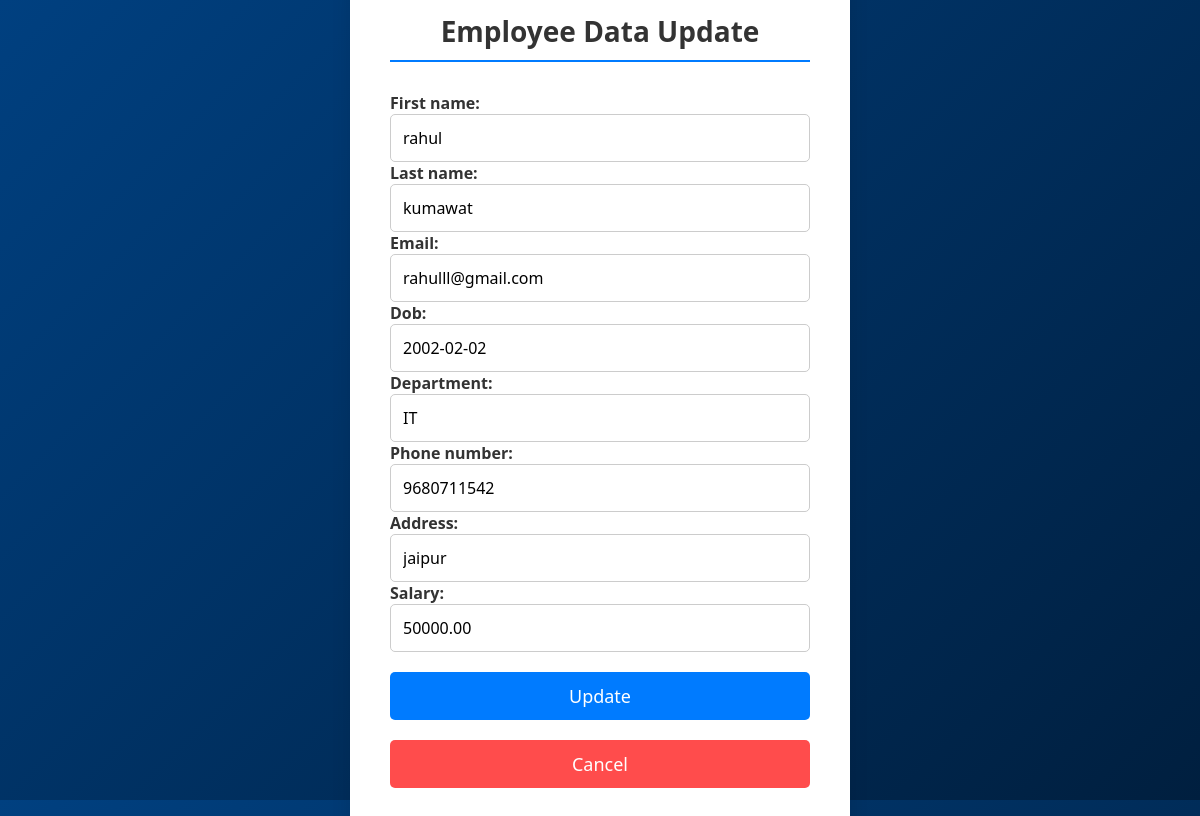
The app's page /employee_update/15/ with its own data.
### apps/management/models.py (models this page shows)
class Employee(DateTimeModel):
    first_name = models.CharField(max_length=30)
    last_name = models.CharField(max_length=30)
    email = models.EmailField(null=True, max_length=30)
    dob = models.DateField(null=True)
    department = models.CharField(max_length=50)
    phone_number = models.CharField(max_length=15, null=True, blank=True)
    address = models.CharField(null=True, blank=True,max_length=40)
    salary = models.DecimalField(max_digits=10, decimal_places=2, null=True, blank=True)

### apps/management/views.py (the view)
# urls.py: path('employee_update/<int:pk>/', EmployeeUpdateView.as_view(), name='employee_update'),
class EmployeeUpdateView(UpdateView):
    model = Employee
    fields = ['first_name', 'last_name', 'email', 'dob', 'department', 'phone_number', 'address', 'salary']
    template_name = 'employee_update.html'
    success_url = reverse_lazy('employee_list')

### templates/employee_update.html (shortened to what this page needs)
<!DOCTYPE html>
<html lang="en">
<head>
</head>
<body>
    <div class="form-container">
        <h2>Employee Data Update</h2>
        <form method="post">
            <div class="form-group">
                {{ form.as_p }}
            </div>
            <button type="submit">Update</button>
        </form>
        <a href="{% url 'employee_list' %}" class="btn-cancel">Cancel</a>
    </div>
</body>
</html>

### templates/employee_update.html (style rules this page uses)
* { margin: 0; padding: 0; box-sizing: border-box; font-family: 'Segoe UI', Tahoma, Geneva, Verdana, sans-serif; }
body { display: flex; justify-content: center; align-items: center; height: 100vh; background: linear-gradient(135deg, #004080, #001f3f); }
.form-container { background: #ffffff; padding: 40px; border-radius: 10px; box-shadow: 0 10px 20px rgba(0, 0, 0, 0.1); max-width: 500px; width: 100%; }
h2 { margin-bottom: 30px; color: #333; font-size: 28px; text-align: center; font-weight: bold; border-bottom: 2px solid #007bff; padding-bottom: 10px; }
form { display: flex; flex-direction: column; }
.form-group { margin-bottom: 20px; }
label { margin-bottom: 8px; color: #333; font-size: 16px; font-weight: bold; }
input, select, textarea { width: 100%; padding: 12px; border: 1px solid #ccc; border-radius: 5px; font-size: 16px; transition: border-color 0.3s, box-shadow 0.3s; }
button { padding: 12px 0; background: #007bff; color: #fff; border: none; border-radius: 5px; font-size: 18px; cursor: pointer; transition: background 0.3s, box-shadow 0.3s; }
.btn-cancel { display: block; text-align: center; margin-top: 20px; padding: 12px 0; background: rgba(255, 0, 0, 0.7); color: #fff; border-radius: 5px; font-size: 18px; text-decoration: none; transition: background 0.3s, box-shadow 0.3s; }

### records on screen
Employee: first_name "rahul", last_name "kumawat", email "rahulll@gmail.com", dob "2002-02-02", department "IT", phone_number "9680711542", address "jaipur", salary "50000.00"
